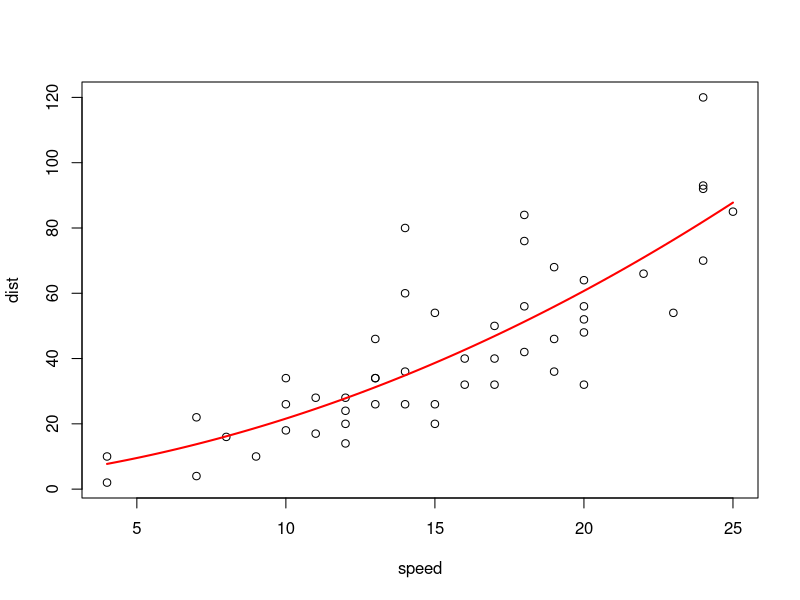
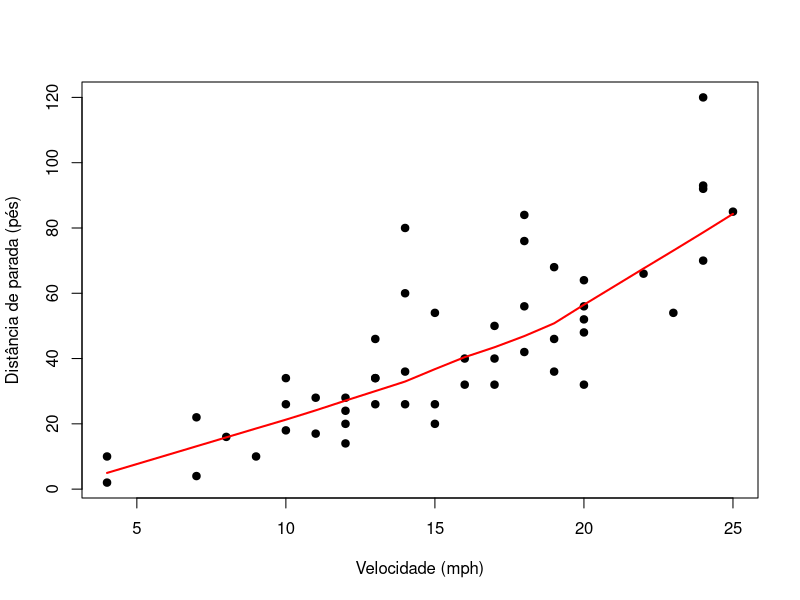

The R source for these figures, in order:
# Regressão polinomial ----

# Ajuste e resultados ----
m1 <- lm(dist ~ speed, data = cars)
m2 <- lm(dist ~ speed + I(speed^2), data = cars)
print(anova(m1, m2))
print(confint(m2))
x <- data.frame(speed = seq(min(cars$speed), max(cars$speed), len = 100))
plot(dist ~ speed, data = cars)
lines(x$speed, predict(m2, x), col = "red", lwd = 2)

# Visualização e diagnóstico ----
plot(dist ~ speed, data = cars, pch = 19, xlab = "Velocidade (mph)", ylab = "Distância de parada (pés)")
lines(lowess(cars$speed, cars$dist), col = "red", lwd = 2)
